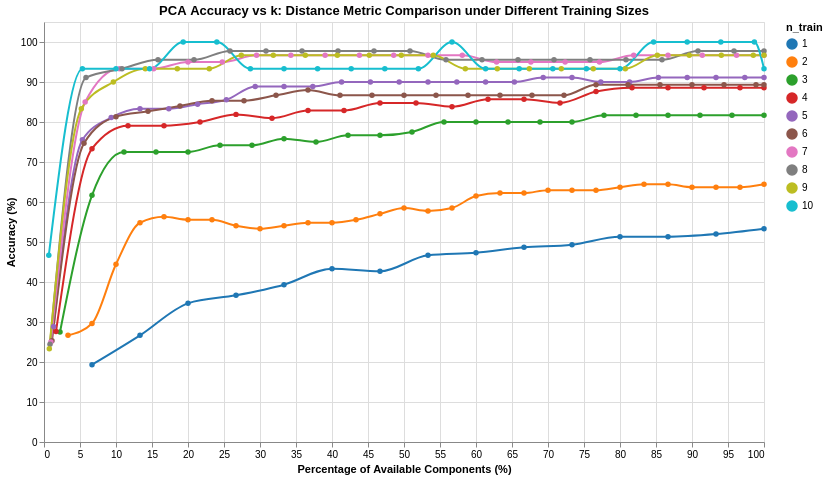

The notebook cell this image was saved under:
### Code cell
n_train_list = list(range(1, 11))
metrics = ['euclidean', 'cosine', 'mahalanobis']
metric_rows = []

for n_tr in n_train_list:
    tr_imgs, tr_labels, te_imgs, te_labels = split_data(persons, n_train=n_tr)
    X_tr = np.array([img.flatten() for img in tr_imgs])
    X_te = np.array([img.flatten() for img in te_imgs])
    y_tr = np.array(tr_labels)
    y_te = np.array(te_labels)

    mf = np.mean(X_tr, axis=0)
    X_tr_c = X_tr - mf
    X_te_c = X_te - mf

    n = X_tr_c.shape[0]
    small_cov = (X_tr_c @ X_tr_c.T) / (n - 1)
    evals, small_evecs = np.linalg.eigh(small_cov)
    idx = np.argsort(evals)[::-1]
    small_evecs = small_evecs[:, idx]
    evecs = X_tr_c.T @ small_evecs
    evecs = evecs / np.linalg.norm(evecs, axis=0)

    max_k = evecs.shape[1]
    k_list = list(range(1, max_k + 1, max(1, max_k // 20))) + [max_k]
    k_list = sorted(set(k_list))

    for metric in metrics:
        for k in k_list:
            W = evecs[:, :k]
            X_tr_p = X_tr_c @ W
            X_te_p = X_te_c @ W

            if metric == 'mahalanobis':
                cov = np.cov(X_tr_p, rowvar=False)
                try:
                    VI = np.linalg.inv(np.atleast_2d(cov))
                    dists = cdist(X_te_p, X_tr_p, metric='mahalanobis', VI=VI)
                except np.linalg.LinAlgError:
                    # Singular covariance — record NaN and skip
                    metric_rows.append({
                        'n_train': n_tr, 'k': k, 'k_pct': k / max_k * 100,
                        'Metric': 'Mahalanobis', 'Accuracy': np.nan
                    })
                    continue
            else:
                dists = cdist(X_te_p, X_tr_p, metric=metric)

            preds = y_tr[np.argmin(dists, axis=1)]
            acc = np.mean(preds == y_te) * 100

            metric_rows.append({
                'n_train': n_tr,
                'k': k,
                'k_pct': k / max_k * 100,
                'Metric': metric.capitalize(),
                'Accuracy': acc
            })

    del X_tr, X_te, X_tr_c, X_te_c, small_cov, evals, small_evecs, evecs

df_metrics = pd.DataFrame(metric_rows)

metric_dropdown = alt.binding_select(
    options=['Euclidean', 'Cosine', 'Mahalanobis'],
    name='Metric: '
)
metric_select = alt.selection_point(
    fields=['Metric'], bind=metric_dropdown, value='Euclidean'
)

slider = alt.binding_range(min=1, max=10, step=1, name='Min n_train: ')
ntrain_param = alt.param(name='min_ntrain', value=1, bind=slider)

color_scale = alt.Scale(
    domain=[1, 2, 3, 4, 5, 6, 7, 8, 9, 10],
    range=['#1f77b4', '#ff7f0e', '#2ca02c', '#d62728', '#9467bd',
           '#8c564b', '#e377c2', '#7f7f7f', '#bcbd22', '#17becf']
)

chart_metrics = alt.Chart(df_metrics).mark_line(point=True, interpolate='monotone').encode(
    x=alt.X('k_pct:Q', title='Percentage of Available Components (%)'),
    y=alt.Y('Accuracy:Q', title='Accuracy (%)', scale=alt.Scale(domain=[0, 105])),
    color=alt.Color('n_train:N', title='n_train',
                    sort=list(range(1, 11)), scale=color_scale),
    tooltip=[
        alt.Tooltip('n_train:N', title='n_train'),
        alt.Tooltip('Metric:N', title='Metric'),
        alt.Tooltip('k:Q', title='k'),
        alt.Tooltip('k_pct:Q', title='k (%)', format='.1f'),
        alt.Tooltip('Accuracy:Q', title='Accuracy (%)', format='.2f'),
    ]
).add_params(
    metric_select,
    ntrain_param
).transform_filter(
    metric_select
).transform_filter(
    alt.datum.n_train >= ntrain_param
).properties(
    title='PCA Accuracy vs k: Distance Metric Comparison under Different Training Sizes',
    width=720,
    height=420
)

chart_metrics

### Figure 1 — Vega-Lite specification as saved in the notebook (floating-point values rounded to 4 significant figures; data arrays with more than 128 entries replaced by an {"elided": "..."} marker saying what was removed)
{"config": {"view": {"continuousWidth": 300, "continuousHeight": 300}}, "data": {"name": "data-13af3263b2afb83b50de10610a033f29"}, "mark": {"type": "line", "interpolate": "monotone", "point": true}, "encoding": {"color": {"field": "n_train", "scale": {"domain": [1, 2, 3, 4, 5, 6, 7, 8, 9, 10], "range": ["#1f77b4", "#ff7f0e", "#2ca02c", "#d62728", "#9467bd", "#8c564b", "#e377c2", "#7f7f7f", "#bcbd22", "#17becf"]}, "sort": [1, 2, 3, 4, 5, 6, 7, 8, 9, 10], "title": "n_train", "type": "nominal"}, "tooltip": [{"field": "n_train", "title": "n_train", "type": "nominal"}, {"field": "Metric", "title": "Metric", "type": "nominal"}, {"field": "k", "title": "k", "type": "quantitative"}, {"field": "k_pct", "format": ".1f", "title": "k (%)", "type": "quantitative"}, {"field": "Accuracy", "format": ".2f", "title": "Accuracy (%)", "type": "quantitative"}], "x": {"field": "k_pct", "title": "Percentage of Available Components (%)", "type": "quantitative"}, "y": {"field": "Accuracy", "scale": {"domain": [0, 105]}, "title": "Accuracy (%)", "type": "quantitative"}}, "height": 420, "params": [{"name": "param_a1755fa36112739d", "select": {"type": "point", "fields": ["Metric"]}, "bind": {"input": "select", "options": ["Euclidean", "Cosine", "Mahalanobis"], "name": "Metric: "}, "value": "Euclidean"}, {"name": "min_ntrain", "bind": {"input": "range", "max": 10, "min": 1, "name": "Min n_train: ", "step": 1}, "value": 1}], "title": "PCA Accuracy vs k: Distance Metric Comparison under Different Training Sizes", "transform": [{"filter": {"param": "param_a1755fa36112739d"}}, {"filter": "(datum.n_train >= min_ntrain)"}], "width": 720, "$schema": "https://vega.github.io/schema/vega-lite/v6.1.0.json", "datasets": {"data-13af3263b2afb83b50de10610a033f29": {"elided": "687 records"}}}
